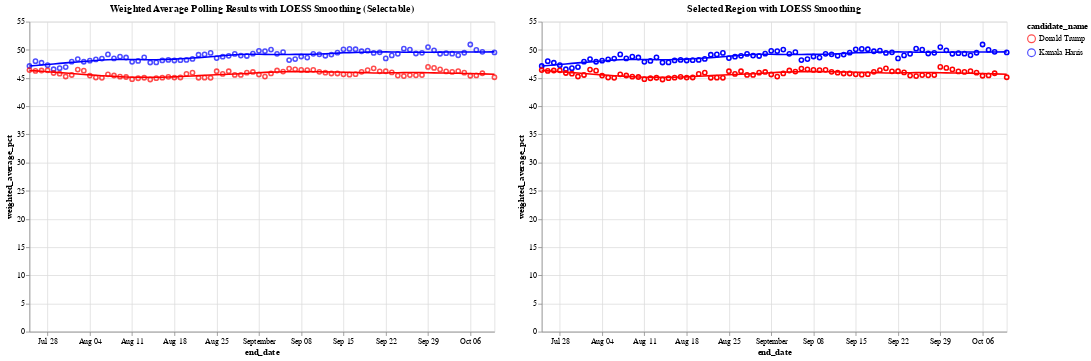

The notebook cell saved with this chart:
### Markdown cell above
Let's look at the loess smoothed curve of this

### Code cell
# Define the color scale for the two candidates
color_scale = alt.Scale(domain=['Donald Trump', 'Kamala Harris'], range=['red', 'blue'])

# Step 1: Create a selection brush for the horizontal axis (end_date)
brush = alt.selection_interval(encodings=['x'])  # Brush selection on the x-axis

# Step 2: Create the base chart with points and LOESS smoothing (Chart 1)
base = alt.Chart(df_weighted_averages).mark_point().encode(
    x='end_date:T',
    y='weighted_average_pct:Q',
    color=alt.Color('candidate_name:N', scale=color_scale)
)

loess = base.transform_loess(
    'end_date', 'weighted_average_pct', groupby=['candidate_name'], bandwidth=0.3
).mark_line()

chart1 = (base + loess).add_params(
    brush  # Add the brush selection to Chart 1
).properties(
    title='Weighted Average Polling Results with LOESS Smoothing (Selectable)',
    width=600,
    height=400
)

# Step 3: Create the side-by-side chart that will show the selected region with tooltip

# Apply the same selection filter to both points and LOESS in chart2
selected_points = base.encode(
    opacity=alt.condition(brush, alt.value(1), alt.value(0)),  # Highlight only selected points
    tooltip=['end_date:T', 'candidate_name:N', 'weighted_average_pct:Q']  # Add tooltip for points
).transform_filter(
    brush  # Filter by brush selection
)

# Apply LOESS smoothing for the selected range
selected_loess = alt.Chart(df_weighted_averages).transform_loess(
    'end_date', 'weighted_average_pct', groupby=['candidate_name'], bandwidth=0.3
).mark_line().encode(
    x='end_date:T',
    y='weighted_average_pct:Q',
    color=alt.Color('candidate_name:N', scale=color_scale),
    tooltip=['end_date:T', 'candidate_name:N', 'weighted_average_pct:Q']
).transform_filter(
    brush  # Filter the LOESS line by the brush selection
)

# Combine selected points and LOESS for the second chart
chart2 = (selected_points + selected_loess).properties(
    title='Selected Region with LOESS Smoothing',
    width=600,
    height=400
)

# Combine the two charts side by side
final_chart = alt.hconcat(chart1, chart2)

# Display the final chart
final_chart.show()

### Figure 1 — Vega-Lite specification as saved in the notebook (floating-point values rounded to 4 significant figures; data arrays with more than 128 entries replaced by an {"elided": "..."} marker saying what was removed)
{"config": {"view": {"continuousWidth": 300, "continuousHeight": 300}}, "hconcat": [{"layer": [{"mark": {"type": "point"}, "encoding": {"color": {"field": "candidate_name", "scale": {"domain": ["Donald Trump", "Kamala Harris"], "range": ["red", "blue"]}, "type": "nominal"}, "x": {"field": "end_date", "type": "temporal"}, "y": {"field": "weighted_average_pct", "type": "quantitative"}}, "name": "view_1"}, {"mark": {"type": "line"}, "encoding": {"color": {"field": "candidate_name", "scale": {"domain": ["Donald Trump", "Kamala Harris"], "range": ["red", "blue"]}, "type": "nominal"}, "x": {"field": "end_date", "type": "temporal"}, "y": {"field": "weighted_average_pct", "type": "quantitative"}}, "transform": [{"loess": "weighted_average_pct", "on": "end_date", "bandwidth": 0.3, "groupby": ["candidate_name"]}]}], "height": 400, "title": "Weighted Average Polling Results with LOESS Smoothing (Selectable)", "width": 600}, {"layer": [{"mark": {"type": "point"}, "encoding": {"color": {"field": "candidate_name", "scale": {"domain": ["Donald Trump", "Kamala Harris"], "range": ["red", "blue"]}, "type": "nominal"}, "opacity": {"condition": {"param": "param_1", "value": 1}, "value": 0}, "tooltip": [{"field": "end_date", "type": "temporal"}, {"field": "candidate_name", "type": "nominal"}, {"field": "weighted_average_pct", "type": "quantitative"}], "x": {"field": "end_date", "type": "temporal"}, "y": {"field": "weighted_average_pct", "type": "quantitative"}}, "transform": [{"filter": {"param": "param_1"}}]}, {"mark": {"type": "line"}, "encoding": {"color": {"field": "candidate_name", "scale": {"domain": ["Donald Trump", "Kamala Harris"], "range": ["red", "blue"]}, "type": "nominal"}, "tooltip": [{"field": "end_date", "type": "temporal"}, {"field": "candidate_name", "type": "nominal"}, {"field": "weighted_average_pct", "type": "quantitative"}], "x": {"field": "end_date", "type": "temporal"}, "y": {"field": "weighted_average_pct", "type": "quantitative"}}, "transform": [{"loess": "weighted_average_pct", "on": "end_date", "bandwidth": 0.3, "groupby": ["candidate_name"]}, {"filter": {"param": "param_1"}}]}], "height": 400, "title": "Selected Region with LOESS Smoothing", "width": 600}], "data": {"name": "data-cd1726a92f3d68d40e5d6c5d0a4c895b"}, "params": [{"name": "param_1", "select": {"type": "interval", "encodings": ["x"]}, "views": ["view_1"]}], "$schema": "https://vega.github.io/schema/vega-lite/v5.20.1.json", "datasets": {"data-cd1726a92f3d68d40e5d6c5d0a4c895b": {"elided": "154 records"}}}
